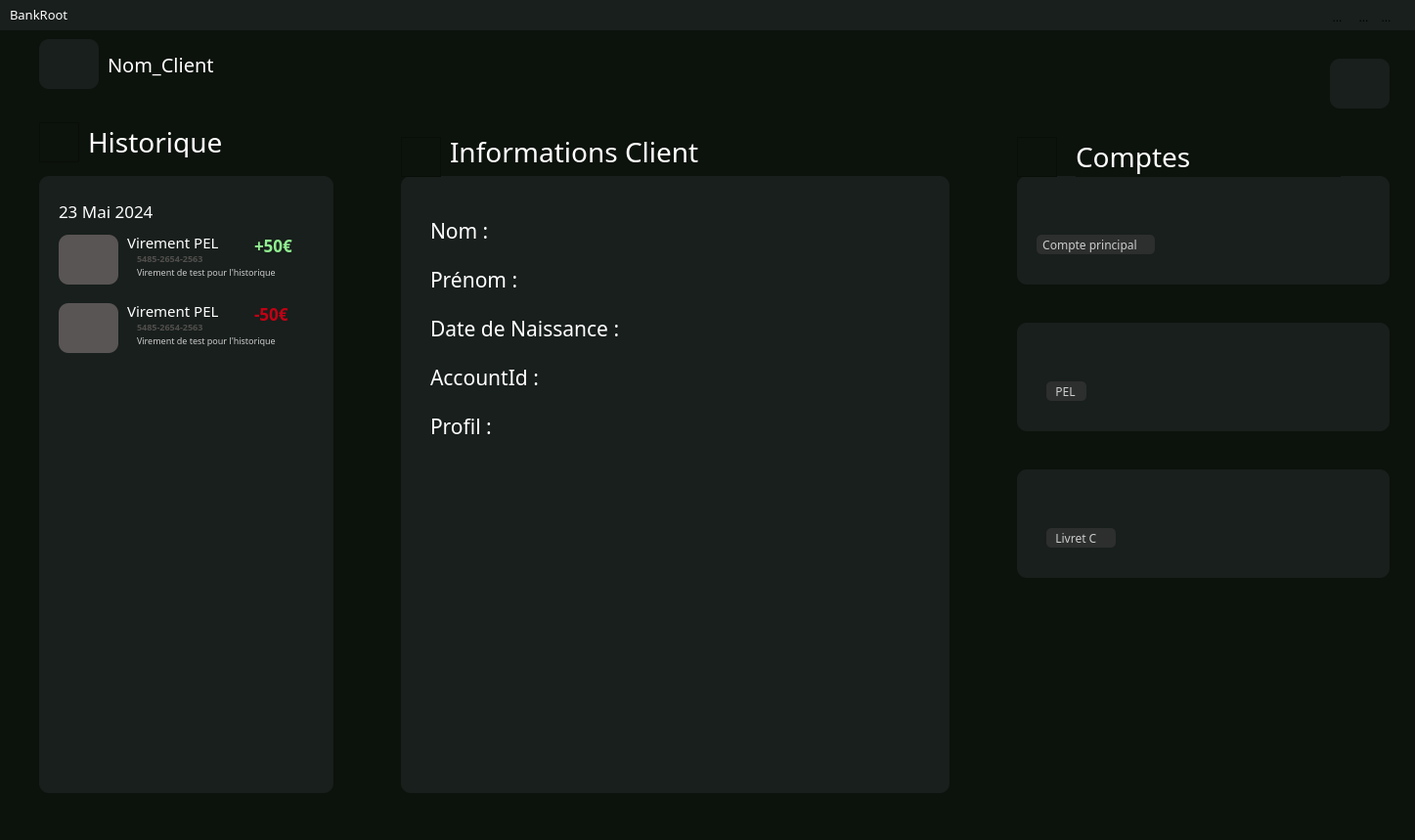
<?xml version="1.0" encoding="UTF-8"?>
<ui version="4.0">
 <class>informations_client_stag</class>
 <widget class="QWidget" name="informations_client_stag">
  <property name="geometry">
   <rect>
    <x>0</x>
    <y>0</y>
    <width>1447</width>
    <height>859</height>
   </rect>
  </property>
  <property name="windowTitle">
   <string>Form</string>
  </property>
  <widget class="QWidget" name="widget" native="true">
   <property name="enabled">
    <bool>true</bool>
   </property>
   <property name="geometry">
    <rect>
     <x>-200</x>
     <y>30</y>
     <width>1701</width>
     <height>871</height>
    </rect>
   </property>
   <property name="font">
    <font>
     <pointsize>1</pointsize>
    </font>
   </property>
   <property name="cursor">
    <cursorShape>PointingHandCursor</cursorShape>
   </property>
   <property name="mouseTracking">
    <bool>true</bool>
   </property>
   <property name="styleSheet">
    <string notr="true">QWidget {
    background-color: #0C120C;
}</string>
   </property>
   <widget class="QWidget" name="widget_12" native="true">
    <property name="geometry">
     <rect>
      <x>1240</x>
      <y>150</y>
      <width>381</width>
      <height>111</height>
     </rect>
    </property>
    <property name="styleSheet">
     <string notr="true">QWidget {
    background-color: #181F1C;
border-radius: 10px; 
}</string>
    </property>
    <widget class="QLabel" name="label_36">
     <property name="geometry">
      <rect>
       <x>20</x>
       <y>60</y>
       <width>121</width>
       <height>20</height>
      </rect>
     </property>
     <property name="font">
      <font>
       <family>Montserrat Light</family>
       <pointsize>9</pointsize>
      </font>
     </property>
     <property name="styleSheet">
      <string notr="true">QLabel {
    background-color: #2D2E2E;
    color: #CCCCCC;
    border-radius: 5px; 
}</string>
     </property>
     <property name="text">
      <string>  Compte principal</string>
     </property>
    </widget>
    <widget class="QFrame" name="frame_9">
     <property name="geometry">
      <rect>
       <x>330</x>
       <y>10</y>
       <width>41</width>
       <height>31</height>
      </rect>
     </property>
     <property name="styleSheet">
      <string notr="true">QFrame{
background:url(:/assets/nut.png);
background-repeat: none;
background-position: center;
}</string>
     </property>
     <property name="frameShape">
      <enum>QFrame::StyledPanel</enum>
     </property>
     <property name="frameShadow">
      <enum>QFrame::Raised</enum>
     </property>
    </widget>
   </widget>
   <widget class="QWidget" name="widget_14" native="true">
    <property name="geometry">
     <rect>
      <x>1240</x>
      <y>300</y>
      <width>381</width>
      <height>111</height>
     </rect>
    </property>
    <property name="styleSheet">
     <string notr="true">QWidget {
    background-color: #181F1C;
border-radius: 10px; 
}</string>
    </property>
    <widget class="QLabel" name="label_33">
     <property name="geometry">
      <rect>
       <x>30</x>
       <y>60</y>
       <width>41</width>
       <height>20</height>
      </rect>
     </property>
     <property name="font">
      <font>
       <family>Montserrat Light</family>
       <pointsize>9</pointsize>
      </font>
     </property>
     <property name="styleSheet">
      <string notr="true">QLabel {
    background-color: #2D2E2E;
    color: #CCCCCC;
    border-radius: 5px; 
}</string>
     </property>
     <property name="text">
      <string>   PEL</string>
     </property>
    </widget>
    <widget class="QFrame" name="frame_10">
     <property name="geometry">
      <rect>
       <x>330</x>
       <y>10</y>
       <width>41</width>
       <height>31</height>
      </rect>
     </property>
     <property name="styleSheet">
      <string notr="true">QFrame{
background:url(:/assets/nut.png);
background-repeat: none;
background-position: center;
}</string>
     </property>
     <property name="frameShape">
      <enum>QFrame::StyledPanel</enum>
     </property>
     <property name="frameShadow">
      <enum>QFrame::Raised</enum>
     </property>
    </widget>
   </widget>
   <widget class="QWidget" name="widget_15" native="true">
    <property name="geometry">
     <rect>
      <x>1240</x>
      <y>450</y>
      <width>381</width>
      <height>111</height>
     </rect>
    </property>
    <property name="styleSheet">
     <string notr="true">QWidget {
    background-color: #181F1C;
border-radius: 10px; 
}</string>
    </property>
    <widget class="QLabel" name="label_35">
     <property name="geometry">
      <rect>
       <x>30</x>
       <y>60</y>
       <width>71</width>
       <height>20</height>
      </rect>
     </property>
     <property name="font">
      <font>
       <family>Montserrat Light</family>
       <pointsize>9</pointsize>
      </font>
     </property>
     <property name="styleSheet">
      <string notr="true">QLabel {
    background-color: #2D2E2E;
    color: #CCCCCC;
    border-radius: 5px; 
}</string>
     </property>
     <property name="text">
      <string>   Livret C</string>
     </property>
    </widget>
    <widget class="QFrame" name="frame_11">
     <property name="geometry">
      <rect>
       <x>330</x>
       <y>10</y>
       <width>41</width>
       <height>31</height>
      </rect>
     </property>
     <property name="styleSheet">
      <string notr="true">QFrame{
background:url(:/assets/nut.png);
background-repeat: none;
background-position: center;
}</string>
     </property>
     <property name="frameShape">
      <enum>QFrame::StyledPanel</enum>
     </property>
     <property name="frameShadow">
      <enum>QFrame::Raised</enum>
     </property>
    </widget>
   </widget>
   <widget class="QLabel" name="label_14">
    <property name="geometry">
     <rect>
      <x>290</x>
      <y>100</y>
      <width>151</width>
      <height>31</height>
     </rect>
    </property>
    <property name="font">
     <font>
      <family>Montserrat SemiBold</family>
      <pointsize>21</pointsize>
      <bold>false</bold>
     </font>
    </property>
    <property name="styleSheet">
     <string notr="true">QLabel{
    color: white;
}</string>
    </property>
    <property name="text">
     <string>Historique</string>
    </property>
   </widget>
   <widget class="QLabel" name="label_22">
    <property name="geometry">
     <rect>
      <x>1300</x>
      <y>110</y>
      <width>271</width>
      <height>41</height>
     </rect>
    </property>
    <property name="font">
     <font>
      <family>Montserrat SemiBold</family>
      <pointsize>21</pointsize>
      <bold>false</bold>
      <kerning>false</kerning>
     </font>
    </property>
    <property name="styleSheet">
     <string notr="true">QLabel{
    color: white;
}</string>
    </property>
    <property name="text">
     <string>Comptes</string>
    </property>
   </widget>
   <widget class="QWidget" name="widget_16" native="true">
    <property name="geometry">
     <rect>
      <x>240</x>
      <y>10</y>
      <width>61</width>
      <height>51</height>
     </rect>
    </property>
    <property name="styleSheet">
     <string notr="true">QWidget {
    background-color: #181F1C;
border-radius: 10px; 
}</string>
    </property>
    <widget class="QFrame" name="frame">
     <property name="geometry">
      <rect>
       <x>10</x>
       <y>10</y>
       <width>41</width>
       <height>31</height>
      </rect>
     </property>
     <property name="styleSheet">
      <string notr="true">QFrame{
background:url(:/assets/user.png);
background-repeat: none;
background-position: center;
}</string>
     </property>
     <property name="frameShape">
      <enum>QFrame::StyledPanel</enum>
     </property>
     <property name="frameShadow">
      <enum>QFrame::Raised</enum>
     </property>
    </widget>
   </widget>
   <widget class="QLabel" name="labelFirstName">
    <property name="geometry">
     <rect>
      <x>310</x>
      <y>20</y>
      <width>231</width>
      <height>31</height>
     </rect>
    </property>
    <property name="font">
     <font>
      <family>Montserrat SemiBold</family>
      <pointsize>15</pointsize>
     </font>
    </property>
    <property name="styleSheet">
     <string notr="true">QLabel {
    color: white;
}</string>
    </property>
    <property name="text">
     <string>Nom_Client</string>
    </property>
   </widget>
   <widget class="QFrame" name="frame_2">
    <property name="geometry">
     <rect>
      <x>240</x>
      <y>95</y>
      <width>41</width>
      <height>41</height>
     </rect>
    </property>
    <property name="styleSheet">
     <string notr="true">QFrame{
background:url(:/assets/clock.png);
background-repeat: none;
background-position: center;
}</string>
    </property>
    <property name="frameShape">
     <enum>QFrame::StyledPanel</enum>
    </property>
    <property name="frameShadow">
     <enum>QFrame::Raised</enum>
    </property>
   </widget>
   <widget class="QFrame" name="frame_3">
    <property name="geometry">
     <rect>
      <x>1240</x>
      <y>110</y>
      <width>41</width>
      <height>41</height>
     </rect>
    </property>
    <property name="styleSheet">
     <string notr="true">QFrame{
background:url(:/assets/wallet.png);
background-repeat: none;
background-position: center;
}</string>
    </property>
    <property name="frameShape">
     <enum>QFrame::StyledPanel</enum>
    </property>
    <property name="frameShadow">
     <enum>QFrame::Raised</enum>
    </property>
   </widget>
   <widget class="QWidget" name="widget_24" native="true">
    <property name="geometry">
     <rect>
      <x>1560</x>
      <y>30</y>
      <width>61</width>
      <height>51</height>
     </rect>
    </property>
    <property name="styleSheet">
     <string notr="true">QWidget {
    background-color: #181F1C;
border-radius: 10px; 
}</string>
    </property>
    <widget class="QToolButton" name="toolButton_4">
     <property name="geometry">
      <rect>
       <x>10</x>
       <y>10</y>
       <width>41</width>
       <height>31</height>
      </rect>
     </property>
     <property name="statusTip">
      <string/>
     </property>
     <property name="styleSheet">
      <string notr="true">QToolButton{
border-radius:45px;
}

QToolButton:hover{
border-radius:45px;
background:red;
}</string>
     </property>
     <property name="text">
      <string/>
     </property>
     <property name="icon">
      <iconset resource="ressource.qrc">
       <normaloff>:/assets/logout.png</normaloff>:/assets/logout.png</iconset>
     </property>
     <property name="iconSize">
      <size>
       <width>32</width>
       <height>32</height>
      </size>
     </property>
     <property name="autoRaise">
      <bool>false</bool>
     </property>
    </widget>
   </widget>
   <widget class="QWidget" name="widget_2" native="true">
    <property name="geometry">
     <rect>
      <x>240</x>
      <y>150</y>
      <width>301</width>
      <height>631</height>
     </rect>
    </property>
    <property name="styleSheet">
     <string notr="true">QWidget {
    background-color: #181F1C;
border-radius: 10px;
}</string>
    </property>
    <widget class="QLabel" name="label_91">
     <property name="geometry">
      <rect>
       <x>220</x>
       <y>60</y>
       <width>51</width>
       <height>21</height>
      </rect>
     </property>
     <property name="font">
      <font>
       <family>Montserrat SemiBold</family>
       <pointsize>13</pointsize>
       <bold>true</bold>
      </font>
     </property>
     <property name="styleSheet">
      <string notr="true">QLabel {
    color: #90EE90; /* Vert clair */
    border-radius: 5px;
    font-weight: bold; /* Met le texte en gras */
}</string>
     </property>
     <property name="text">
      <string>+50€</string>
     </property>
    </widget>
    <widget class="QLabel" name="label_92">
     <property name="geometry">
      <rect>
       <x>20</x>
       <y>20</y>
       <width>191</width>
       <height>31</height>
      </rect>
     </property>
     <property name="font">
      <font>
       <family>Montserrat SemiBold</family>
       <pointsize>13</pointsize>
      </font>
     </property>
     <property name="styleSheet">
      <string notr="true">QLabel {
    color: white;
}</string>
     </property>
     <property name="text">
      <string>23 Mai 2024</string>
     </property>
    </widget>
    <widget class="QLabel" name="label_93">
     <property name="geometry">
      <rect>
       <x>100</x>
       <y>146</y>
       <width>121</width>
       <height>16</height>
      </rect>
     </property>
     <property name="font">
      <font>
       <family>Montserrat Light</family>
       <pointsize>7</pointsize>
       <bold>true</bold>
      </font>
     </property>
     <property name="styleSheet">
      <string notr="true">QLabel {
    color: #504E4D; /* Gris moyen */
    border-radius: 5px;
    font-weight: bold; /* Met le texte en gras */
}
</string>
     </property>
     <property name="text">
      <string>5485-2654-2563</string>
     </property>
    </widget>
    <widget class="QLabel" name="label_94">
     <property name="geometry">
      <rect>
       <x>100</x>
       <y>76</y>
       <width>121</width>
       <height>16</height>
      </rect>
     </property>
     <property name="font">
      <font>
       <family>Montserrat Light</family>
       <pointsize>7</pointsize>
       <bold>true</bold>
      </font>
     </property>
     <property name="styleSheet">
      <string notr="true">QLabel {
    color: #504E4D; /* Gris moyen */
    border-radius: 5px;
    font-weight: bold; /* Met le texte en gras */
}
</string>
     </property>
     <property name="text">
      <string>5485-2654-2563</string>
     </property>
    </widget>
    <widget class="QLabel" name="label_95">
     <property name="geometry">
      <rect>
       <x>100</x>
       <y>160</y>
       <width>171</width>
       <height>16</height>
      </rect>
     </property>
     <property name="font">
      <font>
       <family>Montserrat Light</family>
       <pointsize>7</pointsize>
      </font>
     </property>
     <property name="styleSheet">
      <string notr="true">QLabel {
    color: #CCCCCC;
    border-radius: 5px; 
}</string>
     </property>
     <property name="text">
      <string>Virement de test pour l'historique</string>
     </property>
    </widget>
    <widget class="QWidget" name="widget_51" native="true">
     <property name="geometry">
      <rect>
       <x>20</x>
       <y>130</y>
       <width>61</width>
       <height>51</height>
      </rect>
     </property>
     <property name="styleSheet">
      <string notr="true">QWidget {
    background-color: #595554;
border-radius: 10px; 
}</string>
     </property>
    </widget>
    <widget class="QLabel" name="label_96">
     <property name="geometry">
      <rect>
       <x>90</x>
       <y>130</y>
       <width>121</width>
       <height>16</height>
      </rect>
     </property>
     <property name="font">
      <font>
       <family>Montserrat Light</family>
       <pointsize>11</pointsize>
      </font>
     </property>
     <property name="styleSheet">
      <string notr="true">QLabel {
    color: white;
    border-radius: 5px; 
}</string>
     </property>
     <property name="text">
      <string>Virement PEL</string>
     </property>
    </widget>
    <widget class="QLabel" name="label_97">
     <property name="geometry">
      <rect>
       <x>90</x>
       <y>60</y>
       <width>121</width>
       <height>16</height>
      </rect>
     </property>
     <property name="font">
      <font>
       <family>Montserrat Light</family>
       <pointsize>11</pointsize>
      </font>
     </property>
     <property name="styleSheet">
      <string notr="true">QLabel {
    color: white;
    border-radius: 5px; 
}</string>
     </property>
     <property name="text">
      <string>Virement PEL</string>
     </property>
    </widget>
    <widget class="QLabel" name="label_98">
     <property name="geometry">
      <rect>
       <x>220</x>
       <y>130</y>
       <width>51</width>
       <height>21</height>
      </rect>
     </property>
     <property name="font">
      <font>
       <family>Montserrat SemiBold</family>
       <pointsize>13</pointsize>
       <bold>true</bold>
      </font>
     </property>
     <property name="styleSheet">
      <string notr="true">QLabel {
    color: #C20114; /* Vert clair */
    border-radius: 5px;
    font-weight: bold; /* Met le texte en gras */
}</string>
     </property>
     <property name="text">
      <string>-50€</string>
     </property>
    </widget>
    <widget class="QLabel" name="label_99">
     <property name="geometry">
      <rect>
       <x>100</x>
       <y>90</y>
       <width>171</width>
       <height>16</height>
      </rect>
     </property>
     <property name="font">
      <font>
       <family>Montserrat Light</family>
       <pointsize>7</pointsize>
      </font>
     </property>
     <property name="styleSheet">
      <string notr="true">QLabel {
    color: #CCCCCC;
    border-radius: 5px; 
}</string>
     </property>
     <property name="text">
      <string>Virement de test pour l'historique</string>
     </property>
    </widget>
    <widget class="QWidget" name="widget_52" native="true">
     <property name="geometry">
      <rect>
       <x>20</x>
       <y>60</y>
       <width>61</width>
       <height>51</height>
      </rect>
     </property>
     <property name="styleSheet">
      <string notr="true">QWidget {
    background-color: #595554;
border-radius: 10px; 
}</string>
     </property>
    </widget>
   </widget>
   <widget class="QWidget" name="widget_42" native="true">
    <property name="geometry">
     <rect>
      <x>610</x>
      <y>150</y>
      <width>561</width>
      <height>631</height>
     </rect>
    </property>
    <property name="styleSheet">
     <string notr="true">QWidget {
    background-color: #181F1C;
border-radius: 10px; 
}</string>
    </property>
    <widget class="QLabel" name="labelFirstAccountBalance_33">
     <property name="geometry">
      <rect>
       <x>30</x>
       <y>40</y>
       <width>221</width>
       <height>31</height>
      </rect>
     </property>
     <property name="font">
      <font>
       <family>Montserrat SemiBold</family>
       <pointsize>16</pointsize>
      </font>
     </property>
     <property name="styleSheet">
      <string notr="true">QLabel {
    color: white;
}</string>
     </property>
     <property name="text">
      <string>Nom :</string>
     </property>
    </widget>
    <widget class="QLabel" name="labelFirstAccountBalance_34">
     <property name="geometry">
      <rect>
       <x>30</x>
       <y>90</y>
       <width>221</width>
       <height>31</height>
      </rect>
     </property>
     <property name="font">
      <font>
       <family>Montserrat SemiBold</family>
       <pointsize>16</pointsize>
      </font>
     </property>
     <property name="styleSheet">
      <string notr="true">QLabel {
    color: white;
}</string>
     </property>
     <property name="text">
      <string>Prénom :</string>
     </property>
    </widget>
    <widget class="QLabel" name="labelFirstAccountBalance_35">
     <property name="geometry">
      <rect>
       <x>30</x>
       <y>140</y>
       <width>221</width>
       <height>31</height>
      </rect>
     </property>
     <property name="font">
      <font>
       <family>Montserrat SemiBold</family>
       <pointsize>16</pointsize>
      </font>
     </property>
     <property name="styleSheet">
      <string notr="true">QLabel {
    color: white;
}</string>
     </property>
     <property name="text">
      <string>Date de Naissance :</string>
     </property>
    </widget>
    <widget class="QLabel" name="labelFirstAccountBalance_38">
     <property name="geometry">
      <rect>
       <x>30</x>
       <y>190</y>
       <width>221</width>
       <height>31</height>
      </rect>
     </property>
     <property name="font">
      <font>
       <family>Montserrat SemiBold</family>
       <pointsize>16</pointsize>
      </font>
     </property>
     <property name="styleSheet">
      <string notr="true">QLabel {
    color: white;
}</string>
     </property>
     <property name="text">
      <string>AccountId : </string>
     </property>
    </widget>
    <widget class="QLabel" name="labelFirstAccountBalance_39">
     <property name="geometry">
      <rect>
       <x>30</x>
       <y>240</y>
       <width>221</width>
       <height>31</height>
      </rect>
     </property>
     <property name="font">
      <font>
       <family>Montserrat SemiBold</family>
       <pointsize>16</pointsize>
      </font>
     </property>
     <property name="styleSheet">
      <string notr="true">QLabel {
    color: white;
}</string>
     </property>
     <property name="text">
      <string>Profil : </string>
     </property>
    </widget>
   </widget>
   <widget class="QFrame" name="frame_36">
    <property name="geometry">
     <rect>
      <x>610</x>
      <y>110</y>
      <width>41</width>
      <height>41</height>
     </rect>
    </property>
    <property name="styleSheet">
     <string notr="true">QFrame{
background:url(:/assets/warning.png);
background-repeat: none;
background-position: center;
}</string>
    </property>
    <property name="frameShape">
     <enum>QFrame::StyledPanel</enum>
    </property>
    <property name="frameShadow">
     <enum>QFrame::Raised</enum>
    </property>
   </widget>
   <widget class="QLabel" name="label_90">
    <property name="geometry">
     <rect>
      <x>660</x>
      <y>110</y>
      <width>301</width>
      <height>31</height>
     </rect>
    </property>
    <property name="font">
     <font>
      <family>Montserrat SemiBold</family>
      <pointsize>21</pointsize>
      <bold>false</bold>
     </font>
    </property>
    <property name="styleSheet">
     <string notr="true">QLabel{
    color: white;
}</string>
    </property>
    <property name="text">
     <string>Informations Client</string>
    </property>
   </widget>
  </widget>
  <widget class="QWidget" name="widget_7" native="true">
   <property name="geometry">
    <rect>
     <x>0</x>
     <y>0</y>
     <width>1701</width>
     <height>31</height>
    </rect>
   </property>
   <property name="styleSheet">
    <string notr="true">QWidget {
    background-color: #181F1C;
}</string>
   </property>
   <widget class="QLabel" name="label_15">
    <property name="geometry">
     <rect>
      <x>10</x>
      <y>-1</y>
      <width>71</width>
      <height>31</height>
     </rect>
    </property>
    <property name="font">
     <font>
      <family>Montserrat Light</family>
      <pointsize>10</pointsize>
     </font>
    </property>
    <property name="styleSheet">
     <string notr="true">QLabel{
	color:white;
}</string>
    </property>
    <property name="text">
     <string>BankRoot</string>
    </property>
   </widget>
   <widget class="QToolButton" name="reduced">
    <property name="geometry">
     <rect>
      <x>1360</x>
      <y>10</y>
      <width>15</width>
      <height>15</height>
     </rect>
    </property>
    <property name="styleSheet">
     <string notr="true">QToolButton{
border-radius:45px;
}

QToolButton:hover{
border-radius:45px;
background:red;
}</string>
    </property>
    <property name="text">
     <string>...</string>
    </property>
    <property name="icon">
     <iconset resource="ressource.qrc">
      <normaloff>:/assets/reduce.png</normaloff>:/assets/reduce.png</iconset>
    </property>
    <property name="iconSize">
     <size>
      <width>12</width>
      <height>12</height>
     </size>
    </property>
   </widget>
   <widget class="QToolButton" name="fullscreen">
    <property name="geometry">
     <rect>
      <x>1387</x>
      <y>10</y>
      <width>15</width>
      <height>15</height>
     </rect>
    </property>
    <property name="styleSheet">
     <string notr="true">QToolButton{
border-radius:45px;
}</string>
    </property>
    <property name="text">
     <string>...</string>
    </property>
    <property name="icon">
     <iconset resource="ressource.qrc">
      <normaloff>:/assets/fullscreen.png</normaloff>:/assets/fullscreen.png</iconset>
    </property>
    <property name="iconSize">
     <size>
      <width>10</width>
      <height>10</height>
     </size>
    </property>
   </widget>
   <widget class="QToolButton" name="toolButton_3">
    <property name="geometry">
     <rect>
      <x>1410</x>
      <y>10</y>
      <width>15</width>
      <height>15</height>
     </rect>
    </property>
    <property name="styleSheet">
     <string notr="true">QToolButton{
border-radius:45px;
}

QToolButton:hover{
border-radius:45px;
background:red;
}</string>
    </property>
    <property name="text">
     <string>...</string>
    </property>
    <property name="icon">
     <iconset resource="ressource.qrc">
      <normaloff>:/assets/leave.png</normaloff>:/assets/leave.png</iconset>
    </property>
    <property name="iconSize">
     <size>
      <width>10</width>
      <height>10</height>
     </size>
    </property>
   </widget>
  </widget>
 </widget>
 <resources>
  <include location="ressource.qrc"/>
 </resources>
 <connections/>
</ui>
